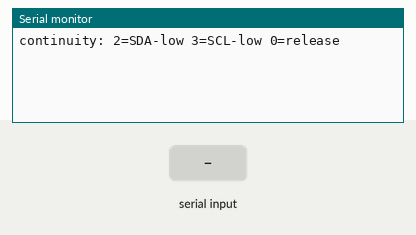
Simulated run of this sketch. Board: Arduino Uno, built with avr-gcc and run on an emulated ATmega328P. Shown: the last lines printed to the serial monitor. The test bench sets the inputs (shaded band).

Above: at 1.2 s.
1.3 s: "2" received over Serial
At 2.5 s:
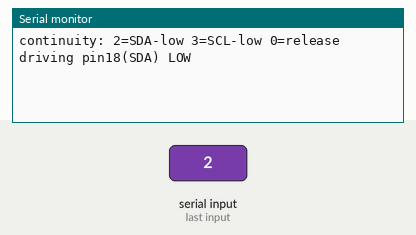
2.8 s: "3" received over Serial
At 3.8 s:
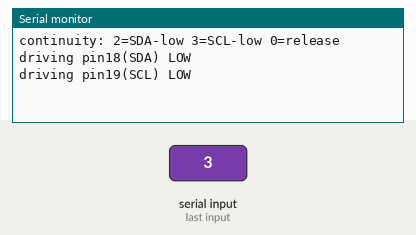
4.3 s: "0" received over Serial
At 4.9 s:
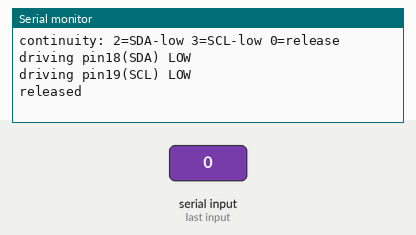

Measured:
- after the input at 1.3 s, the serial monitor: prints a new line at once (image 1)
- after the input at 2.8 s, the serial monitor: prints a new line at once (image 2)
- after the input at 4.3 s, the serial monitor: prints a new line at once (image 3)

The sketch:

continuity_test.ino
```cpp
// Continuity test: drive Teensy I2C pins low on serial command so the Pi can
// see which wire is actually connected (and whether SDA/SCL are swapped).
//   '2' = drive pin 18 (SDA) LOW, release 19
//   '3' = drive pin 19 (SCL) LOW, release 18
//   '0' = release both (idle, high-Z)
const int SDA_PIN = 18, SCL_PIN = 19;
void release(){ pinMode(SDA_PIN, INPUT); pinMode(SCL_PIN, INPUT); }
void setup(){ Serial.begin(115200); release(); Serial.println("continuity: 2=SDA-low 3=SCL-low 0=release"); }
void loop(){
  if(Serial.available()){
    int c = Serial.read();
    if(c=='2'){ pinMode(SCL_PIN,INPUT); pinMode(SDA_PIN,OUTPUT); digitalWrite(SDA_PIN,LOW); Serial.println("driving pin18(SDA) LOW"); }
    else if(c=='3'){ pinMode(SDA_PIN,INPUT); pinMode(SCL_PIN,OUTPUT); digitalWrite(SCL_PIN,LOW); Serial.println("driving pin19(SCL) LOW"); }
    else if(c=='0'){ release(); Serial.println("released"); }
  }
}
```
